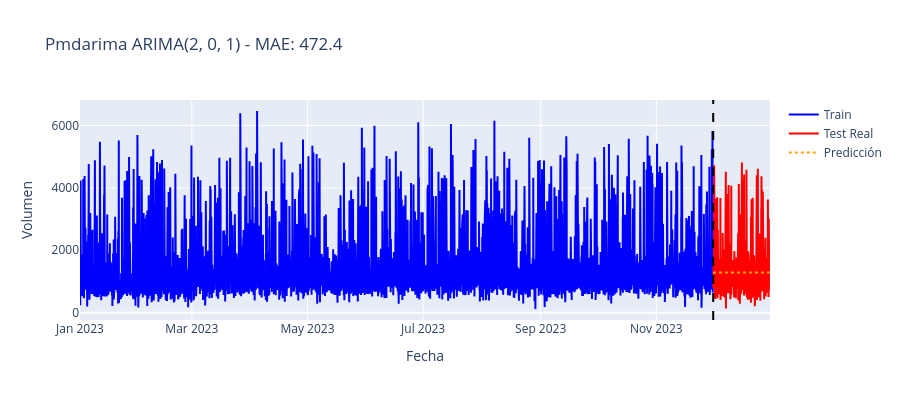

Write notebook code for a chart like this one.
### Code cell
fig_pm = go.Figure()
fig_pm.add_trace(go.Scatter(x=train.index, y=train.values, mode='lines', name='Train', line=dict(color='blue')))
fig_pm.add_trace(go.Scatter(x=test.index, y=test.values, mode='lines', name='Test Real', line=dict(color='red')))
fig_pm.add_trace(go.Scatter(x=test.index, y=pred2, mode='lines', name='Predicción', line=dict(color='orange', dash='dot')))
fig_pm.add_vline(x=pd.to_datetime("2023-12-01"), line_dash="dash", line_color="black")
fig_pm.update_layout(title=f"Pmdarima ARIMA{modelo2_fit.order} - MAE: {mae2:.1f}", xaxis_title="Fecha", yaxis_title="Volumen", width=900, height=400)
fig_pm.show()

### Figure 1 — Plotly figure (JSON) as saved in the notebook; plotly's stock layout.template omitted (floating-point values rounded to 4 significant figures; data arrays with more than 128 entries replaced by an {"elided": "..."} marker saying what was removed)
{"data": [{"line": {"color": "blue"}, "mode": "lines", "name": "Train", "type": "scatter", "x": {"elided": "8016 str values"}, "y": {"elided": "8016 float values"}}, {"line": {"color": "red"}, "mode": "lines", "name": "Test Real", "type": "scatter", "x": {"elided": "720 str values"}, "y": {"elided": "720 float values"}}, {"line": {"color": "orange", "dash": "dot"}, "mode": "lines", "name": "Predicción", "type": "scatter", "x": {"elided": "720 str values"}, "y": {"elided": "720 float values"}}], "layout": {"height": 400, "shapes": [{"line": {"color": "black", "dash": "dash"}, "type": "line", "x0": "2023-12-01T00:00:00", "x1": "2023-12-01T00:00:00", "xref": "x", "y0": 0, "y1": 1, "yref": "y domain"}], "title": {"text": "Pmdarima ARIMA(2, 0, 1) - MAE: 472.4"}, "width": 900, "xaxis": {"title": {"text": "Fecha"}}, "yaxis": {"title": {"text": "Volumen"}}}}
